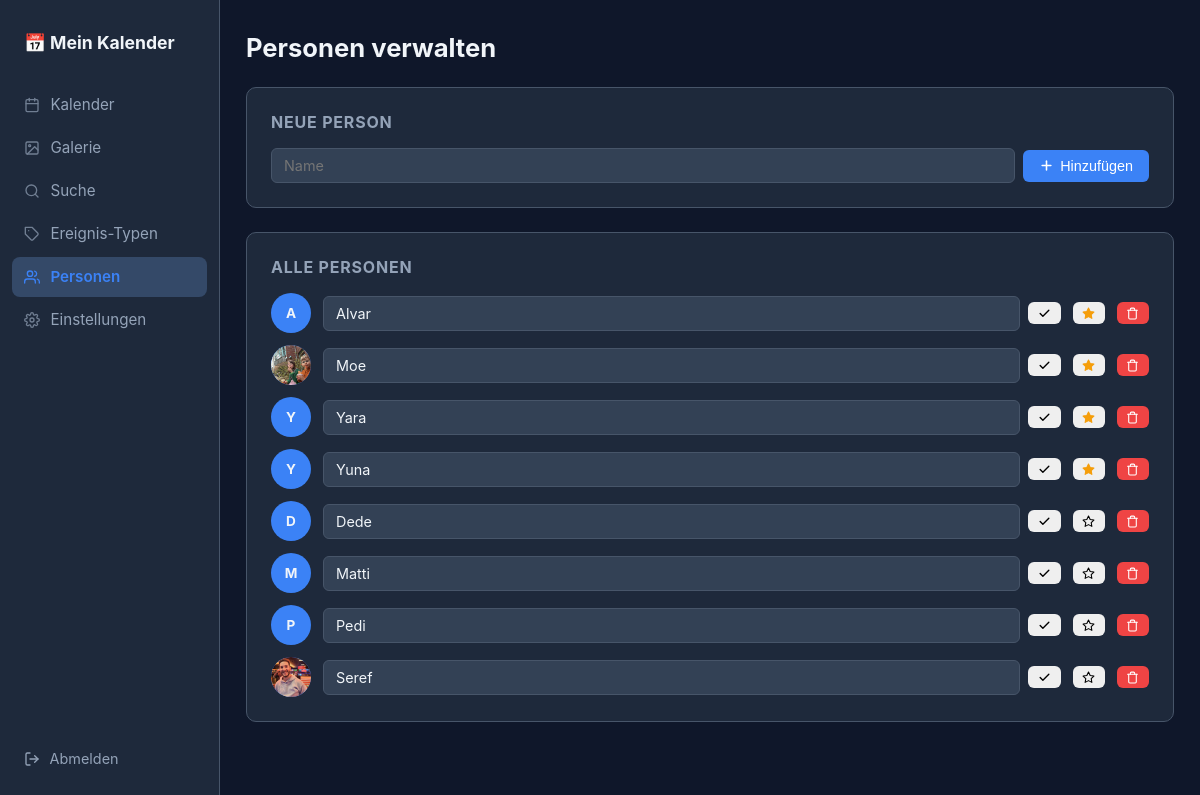
The app's page /personen (signed in) with its own data.
### tables this page shows
CREATE TABLE personen (
            id INTEGER PRIMARY KEY AUTOINCREMENT,
            name TEXT UNIQUE NOT NULL
        , avatar TEXT DEFAULT NULL, favorit INTEGER DEFAULT 0);

### app.py (the view)
@app.route('/personen')
@login_required
def personen():
    conn = get_db()
    alle = conn.execute("SELECT * FROM personen ORDER BY favorit DESC, name").fetchall()
    conn.close()
    return render_template('personen.html', personen=alle)

### app.py (called while the page is built)
@app.template_filter('hex_darken')
def hex_darken_filter(hex_color, factor=0.82):
    c = hex_color.lstrip('#')
    if len(c) != 6:
        return hex_color
    r, g, b = int(c[0:2], 16), int(c[2:4], 16), int(c[4:6], 16)
    return f'#{int(r*factor):02x}{int(g*factor):02x}{int(b*factor):02x}'

def get_db():
    conn = sqlite3.connect(DB_PATH)
    conn.row_factory = sqlite3.Row
    conn.execute("PRAGMA foreign_keys = ON")
    return conn

def login_required(f):
    @wraps(f)
    def decorated(*args, **kwargs):
        if not session.get('eingeloggt'):
            return redirect(url_for('login', next=request.path))
        return f(*args, **kwargs)
    return decorated

### templates/personen.html (shortened to what this page needs)
{% extends "base.html" %}
{% block content %}
<div class="page-header">
    <h1>Personen verwalten</h1>
</div>
<section class="card">
    <h2>Neue Person</h2>
    <form method="POST" action="{{ url_for('person_neu') }}" class="inline-form">
        <input type="text" name="name" placeholder="Name" required class="input">
        <button type="submit" class="btn btn-primary"><svg width="15" height="15" viewBox="0 0 24 24" fill="none" stroke="currentColor" stroke-width="2.5" stroke-linecap="round"><line x1="12" y1="5" x2="12" y2="19"/><line x1="5" y1="12" x2="19" y2="12"/></svg> Hinzufügen</button>
    </form>
</section>
<section class="card">
    <h2>Alle Personen</h2>
    {% if personen %}
    <ul class="kategorie-liste">
        {% for p in personen %}
        <li class="kategorie-item">
            <form method="POST" action="{{ url_for('person_avatar', pid=p.id) }}"
                  enctype="multipart/form-data" id="avatar-form-{{ p.id }}">
                <label for="avatar-input-{{ p.id }}" class="person-avatar person-avatar-upload" title="Foto hochladen">
                    {% if p.avatar %}
                    <img src="{{ url_for('static', filename='uploads/' + p.avatar) }}" alt="{{ p.name }}">
                    {% else %}
                    {{ p.name[0].upper() }}
                    {% endif %}
                </label>
            </form>
            <form method="POST" action="{{ url_for('person_bearbeiten', pid=p.id) }}" class="inline-form" style="flex:1">
                <input type="text" name="name" value="{{ p.name }}" required class="input input-sm">
                <button type="submit" class="btn btn-sm" title="Speichern"><svg width="13" height="13" viewBox="0 0 24 24" fill="none" stroke="currentColor" stroke-width="2.5" stroke-linecap="round" stroke-linejoin="round"><polyline points="20 6 9 17 4 12"/></svg></button>
            </form>
            <form method="POST" action="{{ url_for('person_favorit', pid=p.id) }}">
                <button type="submit" class="btn btn-sm {% if p.favorit %}btn-favorit{% endif %}" title="{{ 'Favorit entfernen' if p.favorit else 'Als Favorit markieren' }}">
                    <svg width="13" height="13" viewBox="0 0 24 24" fill="{{ 'currentColor' if p.favorit else 'none' }}" stroke="currentColor" stroke-width="2" stroke-linecap="round" stroke-linejoin="round"><polygon points="12 2 15.09 8.26 22 9.27 17 14.14 18.18 21.02 12 17.77 5.82 21.02 7 14.14 2 9.27 8.91 8.26 12 2"/></svg>
                </button>
            </form>
            <form method="POST" action="{{ url_for('person_loeschen', pid=p.id) }}"
                  onsubmit="return confirm('Person &quot;{{ p.name }}&quot; löschen?')">
                <button type="submit" class="btn btn-sm btn-danger" title="Löschen"><svg width="13" height="13" viewBox="0 0 24 24" fill="none" stroke="currentColor" stroke-width="2" stroke-linecap="round" stroke-linejoin="round"><polyline points="3 6 5 6 21 6"/><path d="M19 6v14a2 2 0 0 1-2 2H7a2 2 0 0 1-2-2V6m3 0V4a2 2 0 0 1 2-2h4a2 2 0 0 1 2 2v2"/></svg></button>
            </form>
        </li>
        {% endfor %}
    </ul>
    {% else %}
    <p class="hint">Noch keine Personen angelegt.</p>
    {% endif %}
</section>
{% endblock %}

### static/css/style.css (style rules this page uses)
*, *::before, *::after { box-sizing: border-box; margin: 0; padding: 0; }
:root { --bg: #0f172a; --surface: #1e293b; --surface2: #334155; --border: #475569; --text: #f1f5f9; --text-muted: #94a3b8; --accent: #3b82f6; --accent-hover: #2563eb; --danger: #ef4444; --success: #22c55e; --radius: 10px; }
body { font-family: -apple-system, BlinkMacSystemFont, 'Segoe UI', sans-serif; background: var(--bg); color: var(--text); min-height: 100vh; display: flex; align-items: flex-start; }
.page-header { display: flex; align-items: center; gap: 1rem; margin-bottom: 1.5rem; }
.page-header h1 { font-size: 1.6rem; }
.card { background: var(--surface); border: 1px solid var(--border); border-radius: var(--radius); padding: 1.5rem; margin-bottom: 1.5rem; }
.card h2 { font-size: 1rem; color: var(--text-muted); margin-bottom: 1rem; text-transform: uppercase; letter-spacing: 0.05em; }
.btn { display: inline-flex; align-items: center; gap: 0.4rem; padding: 0.5rem 1rem; border-radius: 6px; border: none; cursor: pointer; font-size: 0.9rem; font-weight: 500; text-decoration: none; transition: background 0.2s, opacity 0.2s; }
.btn-primary { background: var(--accent); color: #fff; }
.btn-danger { background: var(--danger); color: #fff; }
.btn-favorit { color: #f59e0b; border-color: #f59e0b33; }
.btn-sm { padding: 0.3rem 0.6rem; font-size: 0.8rem; }
.input, textarea, select { background: var(--surface2); border: 1px solid var(--border); border-radius: 6px; color: var(--text); padding: 0.5rem 0.75rem; font-size: 0.9rem; font-family: inherit; width: 100%; outline: none; transition: border-color 0.2s; }
.input-sm { width: auto; }
.kategorie-liste { list-style: none; display: flex; flex-direction: column; gap: 0.75rem; }
.kategorie-item { display: flex; align-items: center; gap: 0.75rem; flex-wrap: wrap; }
.person-avatar { width: 40px; height: 40px; border-radius: 50%; background: var(--accent); display: flex; align-items: center; justify-content: center; font-weight: 700; font-size: 0.85rem; flex-shrink: 0; overflow: hidden; cursor: pointer; position: relative; }
.person-avatar img, .person-avatar-sm img { width: 100%; height: 100%; object-fit: cover; display: block; }
.person-avatar-upload { cursor: pointer; }
.inline-form { display: flex; gap: 0.5rem; align-items: center; flex-wrap: wrap; }
.inline-form .input { flex: 1; min-width: 150px; }

### records on screen
personen: name "A", name "Alvar", favorit 1 (drawn)
personen: avatar (picture), name "Moe", favorit 1 (drawn)
personen: name "Y", name "Yara", favorit 1 (drawn)
personen: name "Y", name "Yuna", favorit 1 (drawn)
personen: name "D", name "Dede", favorit 0 (drawn)
personen: name "M", name "Matti", favorit 0 (drawn)
personen: name "P", name "Pedi", favorit 0 (drawn)
personen: avatar (picture), name "Seref", favorit 0 (drawn)
